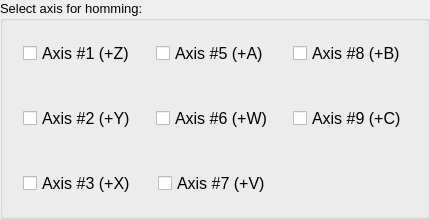
          <widget class="QGroupBox" name="gb_homming">
           <property name="font">
            <font>
             <pointsize>10</pointsize>
            </font>
           </property>
           <property name="title">
            <string>Select axis for homming:</string>
           </property>
           <layout class="QGridLayout" name="gridLayout_3">
            <property name="horizontalSpacing">
             <number>10</number>
            </property>
            <property name="verticalSpacing">
             <number>20</number>
            </property>
            <property name="margin">
             <number>10</number>
            </property>
            <item row="0" column="0">
             <layout class="QGridLayout" name="gl_motors_main">
              <property name="horizontalSpacing">
               <number>20</number>
              </property>
              <property name="verticalSpacing">
               <number>40</number>
              </property>
              <property name="margin">
               <number>10</number>
              </property>
              <item row="0" column="0">
               <widget class="QCheckBox" name="cb_homming1">
                <property name="font">
                 <font>
                  <pointsize>12</pointsize>
                  <weight>50</weight>
                  <italic>false</italic>
                  <bold>false</bold>
                 </font>
                </property>
                <property name="text">
                 <string>Axis #1 (+Z)</string>
                </property>
               </widget>
              </item>
              <item row="1" column="0">
               <widget class="QCheckBox" name="cb_homming2">
                <property name="font">
                 <font>
                  <pointsize>12</pointsize>
                 </font>
                </property>
                <property name="text">
                 <string>Axis #2 (+Y)</string>
                </property>
               </widget>
              </item>
              <item row="2" column="0">
               <widget class="QCheckBox" name="cb_homming3">
                <property name="font">
                 <font>
                  <pointsize>12</pointsize>
                 </font>
                </property>
                <property name="text">
                 <string>Axis #3 (+X)</string>
                </property>
               </widget>
              </item>
              <item row="0" column="2">
               <widget class="QCheckBox" name="cb_homming8">
                <property name="font">
                 <font>
                  <pointsize>12</pointsize>
                 </font>
                </property>
                <property name="text">
                 <string>Axis #8 (+B)</string>
                </property>
               </widget>
              </item>
              <item row="2" column="1" alignment="Qt::AlignHCenter|Qt::AlignVCenter">
               <widget class="QCheckBox" name="cb_homming7">
                <property name="font">
                 <font>
                  <pointsize>12</pointsize>
                 </font>
                </property>
                <property name="text">
                 <string>Axis #7 (+V)</string>
                </property>
               </widget>
              </item>
              <item row="1" column="2">
               <widget class="QCheckBox" name="cb_homming9">
                <property name="font">
                 <font>
                  <pointsize>12</pointsize>
                 </font>
                </property>
                <property name="text">
                 <string>Axis #9 (+C)</string>
                </property>
               </widget>
              </item>
              <item row="0" column="1">
               <widget class="QCheckBox" name="cb_homming5">
                <property name="font">
                 <font>
                  <pointsize>12</pointsize>
                 </font>
                </property>
                <property name="text">
                 <string>Axis #5 (+A)</string>
                </property>
               </widget>
              </item>
              <item row="1" column="1">
               <widget class="QCheckBox" name="cb_homming6">
                <property name="font">
                 <font>
                  <pointsize>12</pointsize>
                 </font>
                </property>
                <property name="text">
                 <string>Axis #6 (+W)</string>
                </property>
               </widget>
              </item>
             </layout>
            </item>
           </layout>
          </widget>
